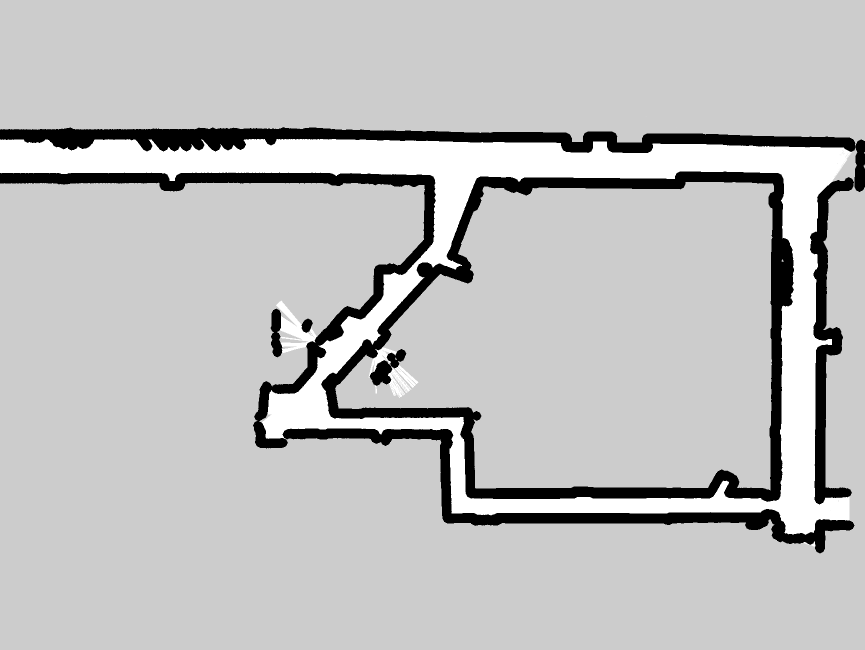
#> input picture path_planning/map.png, 1730 x 1300 px (shown at 1/2 size)
$ python convex_set_build_tool.py
#> lines starting #> are read from the running program, lines starting #| are printed output that depends on the picture; after the words box and inside, x2 and y2 are one past the last pixel; in counts of white or black regions, pixels touching at a corner belong together
import cv2
import sys
import numpy as np

pixel_convex_sets = [
    np.array([[0, 280],
              [0, 345],
              [95, 345],
              [45, 280]]),
    np.array([[50, 286],
              [101, 286],
              [101, 345],
              [50, 345]]),
    np.array([[91, 280],
              [83, 286],
              [100, 345],
              [148, 345],
              [95, 280]]),
    np.array([[106, 294],
              [250, 345],
              [106, 345]]),
    np.array([[125, 300],
              [175, 300],
              [175, 345]]),
    np.array([[174, 300],
              [191, 280],
              [270, 280],
              [325, 345],
              [174, 345]]),
    np.array([[284, 303],
              [491, 303],
              [491, 345],
              [284, 345]]),
    np.array([[333, 344],
              [341, 361],
              [347, 361],
              [355, 344]]),
    np.array([[495, 287],
              [455, 345],
              [540, 345]]),
    np.array([[488, 280],
              [529, 280],
              [565, 345],
              [527, 345]]),
    np.array([[533, 291],
              [552, 290],
              [552, 345],
              [533, 345]]),
    np.array([[533, 291],
              [833, 290],
              [867, 348],
              [533, 344]]),
    np.array([[824, 282],
              [922, 432],
              [983, 286]]),
    np.array([[950, 286],
              [1121, 286],
              [1121, 352],
              [950, 352]]),
    np.array([[1118, 305],
              [1349, 305],
              [1349, 356],
              [1118, 356]]),
    np.array([[1192, 283],
              [1207, 283],
              [1220, 306],
              [1173, 318]]),
    np.array([[1306, 288],
              [1684, 295],
              [1676, 344],
              [1333, 343]]),
    np.array([[1685, 296],
              [1698, 306],
              [1566, 474],
              [1569, 294]]),
    np.array([[1633, 384],
              [1633, 461],
              [1579, 480],
              [1566, 471]]),
    np.array([[1586, 476],
              [1618, 464],
              [1618, 509],
              [1586, 606]]),
    np.array([[1632, 509],
              [1632, 536],
              [1586, 606],
              [1610, 509]]),
    np.array([[1621, 546],
              [1631, 559],
              [1630, 1061],
              [1566, 1061],
              [1563, 629]]),
    np.array([[1698, 1039],
              [1621, 1039],
              [1621, 1010],
              [1698, 1010]]),
    np.array([[1651, 996],
              [1642, 1013],
              [1698, 1013],
              [1698, 996]]),
    np.array([[1628, 680],
              [1628, 689],
              [1663, 689],
              [1663, 680]]),
    np.array([[1571, 1000],
              [1571, 1018],
              [1517, 1018],
              [1517, 1000]]),
    np.array([[903, 996],
              [903, 1027],
              [1521, 1024],
              [1521, 996]]),
    np.array([[903, 1027],
              [899, 897],
              [920, 870],
              [927, 879],
              [932, 1000]]),
    np.array([[1446, 961],
              [1457, 965],
              [1440, 1000],
              [1419, 1004]]),
    np.array([[1443, 983],
              [1461, 1000],
              [1436, 1003]]),
    np.array([[905, 910],
              [905, 835],
              [926, 835],
              [926, 847]]),
    np.array([[913, 835],
              [913, 857],
              [530, 857],
              [530, 835]]),
    np.array([[761, 868],
              [742, 852],
              [777, 854]]),
    np.array([[532, 876],
              [532, 854],
              [570, 854],
              [562, 876]]),
    np.array([[533, 838],
              [538, 787],
              [651, 787],
              [660, 838]]),
    np.array([[583, 792],
              [653, 792],
              [631, 742]]),
    np.array([[869, 341],
              [961, 341],
              [883, 528],
              [868, 487]]),
    np.array([[873, 478],
              [884, 519],
              [866, 534],
              [842, 514]]),
    np.array([[886, 514],
              [921, 530],
              [911, 537],
              [878, 526]]),
    np.array([[844, 511],
              [814, 543],
              [823, 546],
              [854, 516]]),
    np.array([[767, 549],
              [820, 549],
              [767, 599]]),
    np.array([[822, 534],
              [846, 556],
              [671, 747],
              [642, 726]]),
    np.array([[635, 714],
              [635, 774],
              [676, 732]]),
    np.array([[745, 687],
              [760, 670],
              [749, 657],
              [731, 675]]),
    np.array([[697, 632],
              [681, 650],
              [695, 677],
              [729, 641]]),
    np.array([[639, 692],
              [665, 706],
              [719, 660]]),
    np.array([[630, 747],
              [657, 696],
              [678, 708],
              [632, 759]]),
]

def convert_polygons_to_map_coordinates(pixel_polygons):
    # (0,0) in pixel coordinates maps to (25.795 -17.039) in map coordinates
    # (512, 337) in map coordinates maps to (0,0) in pixel coordinates

    # Known mapping points
    pixel_origin = np.array([0, 0])
    map_origin = np.array([25.795, -17.039])
    pixel_max = np.array([512, 337])
    map_max = np.array([0, 0])

    # Calculate scale factors
    scale_x = (map_max[0] - map_origin[0]) / (pixel_max[0] - pixel_origin[0])
    scale_y = (map_max[1] - map_origin[1]) / (pixel_max[1] - pixel_origin[1])

    # Calculate the translation components
    translate_x = map_origin[0] - scale_x * pixel_origin[0]
    translate_y = map_origin[1] - scale_y * pixel_origin[1]

    map_polygons = []
    for poly in pixel_polygons:
        # Apply the transformation to each point in the polygon
        transformed = (poly * np.array([scale_x, scale_y])) + np.array([translate_x, translate_y])
        map_polygons.append(transformed)

    return map_polygons

convex_sets = convert_polygons_to_map_coordinates(pixel_convex_sets)


if __name__ == "__main__":

    def draw_translucent_polygon(img, points, color, opacity=0.5):
        """
        Draw a polygon with translucent filling on an image.

        Parameters:
        - img: Source image.
        - points: A d x 2 matrix of points (numpy array) representing the vertices of the polygon.
        - color: A tuple representing the color of the polygon (B, G, R).
        - opacity: Opacity of the polygon fill, where 0 is fully transparent and 1 is fully opaque.

        Returns:
        - An image with the translucent polygon.
        """
        # Create an overlay image the same size as the original
        overlay = img.copy()

        # Reshape points to a format required by polylines and fillPoly
        pts = points.reshape((-1, 1, 2))

        # Draw the polygon on the overlay
        cv2.fillPoly(overlay, [pts], color)

        # Blend the overlay with the original image using the opacity
        cv2.addWeighted(overlay, opacity, img, 1 - opacity, 0, img)

        return img

    image = cv2.imread("map.png")
#> image is the input picture: shape (1300, 1730, 3); min 0, max 255, mean 191.3

    for polytope in pixel_convex_sets:
        image = draw_translucent_polygon(image, polytope, color=tuple(int(c) for c in np.random.choice(range(256), size=3)))
#> this loop made 47 passes
#> pass 1, `image = draw_translucent_polygon(image, polytope, color=tuple(int(c) f..`:
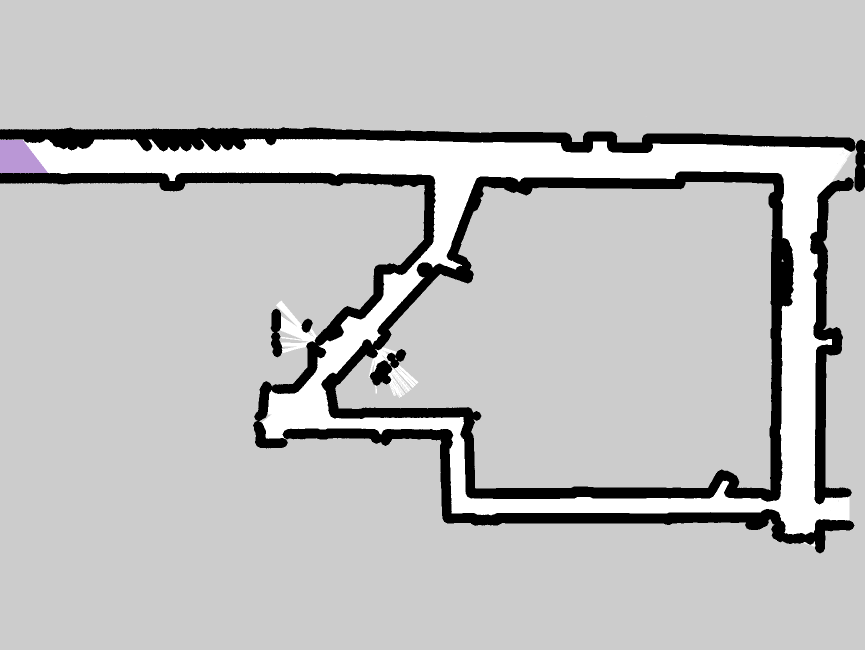
#> image: shape (1300, 1730, 3) (shown at 1/2 size); 0.21% of pixels changed, all inside (x1, y1, x2, y2) = (0, 280, 96, 346)
#> pass 2, `image = draw_translucent_polygon(image, polytope, color=tuple(int(c) f..`:
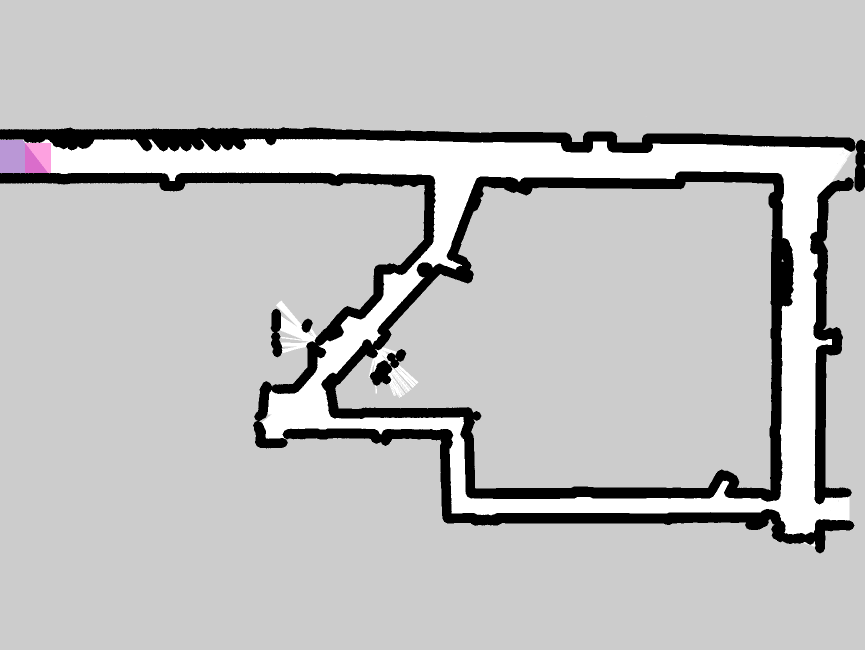
#> image: shape (1300, 1730, 3) (shown at 1/2 size); 0.14% of pixels changed, all inside (x1, y1, x2, y2) = (50, 286, 102, 346)
#> pass 3, `image = draw_translucent_polygon(image, polytope, color=tuple(int(c) f..`:
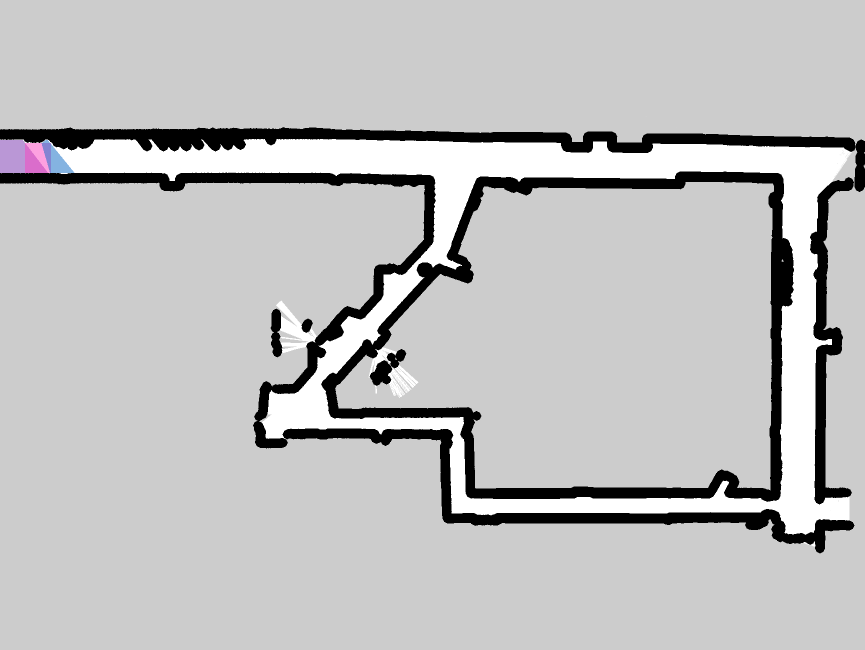
#> image: shape (1300, 1730, 3) (shown at 1/2 size); 0.09% of pixels changed, all inside (x1, y1, x2, y2) = (83, 280, 149, 346)
#> after the loop:
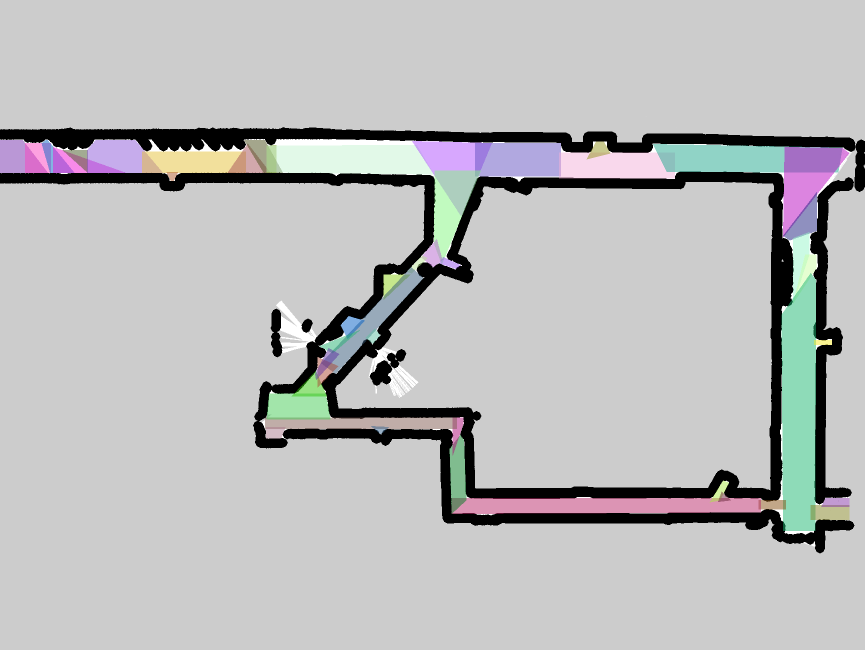
#> image: shape (1300, 1730, 3) (shown at 1/2 size); 9% of pixels changed, all inside (x1, y1, x2, y2) = (106, 280, 1699, 1062)


    cv2.namedWindow('Fullscreen Window', cv2.WINDOW_NORMAL)

    # cv2.setWindowProperty('Fullscreen Window', cv2.WND_PROP_FULLSCREEN, cv2.WINDOW_FULLSCREEN)
    cv2.imshow('Fullscreen Window', image)

    # Loop until the specific key is pressed
    while True:
        # Wait for the 'q' key to be pressed
        if cv2.waitKey(1) & 0xFF == ord('q'):
#> (key q is pressed here)
            break

    cv2.destroyAllWindows()
